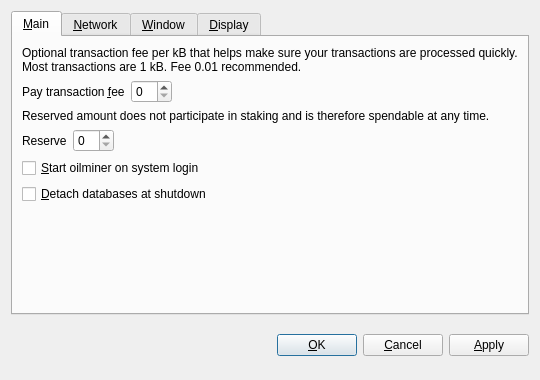
<?xml version="1.0" encoding="UTF-8"?>
<ui version="4.0">
 <class>OptionsDialog</class>
 <widget class="QDialog" name="OptionsDialog">
  <property name="geometry">
   <rect>
    <x>0</x>
    <y>0</y>
    <width>540</width>
    <height>380</height>
   </rect>
  </property>
  <property name="windowTitle">
   <string>Options</string>
  </property>
  <property name="modal">
   <bool>true</bool>
  </property>
  <layout class="QVBoxLayout" name="verticalLayout">
   <item>
    <widget class="QTabWidget" name="tabWidget">
     <property name="tabPosition">
      <enum>QTabWidget::North</enum>
     </property>
     <property name="currentIndex">
      <number>0</number>
     </property>
     <widget class="QWidget" name="tabMain">
      <attribute name="title">
       <string>&amp;Main</string>
      </attribute>
      <layout class="QVBoxLayout" name="verticalLayout_Main">
       <item>
        <widget class="QLabel" name="transactionFeeInfoLabel">
         <property name="text">
          <string>Optional transaction fee per kB that helps make sure your transactions are processed quickly. Most transactions are 1 kB. Fee 0.01 recommended.</string>
         </property>
         <property name="textFormat">
          <enum>Qt::PlainText</enum>
         </property>
         <property name="wordWrap">
          <bool>true</bool>
         </property>
        </widget>
       </item>
       <item>
        <layout class="QHBoxLayout" name="horizontalLayoutFee">
         <item>
          <widget class="QLabel" name="transactionFeeLabel">
           <property name="text">
            <string>Pay transaction &amp;fee</string>
           </property>
           <property name="textFormat">
            <enum>Qt::PlainText</enum>
           </property>
           <property name="buddy">
            <cstring>transactionFee</cstring>
           </property>
          </widget>
         </item>
         <item>
          <widget class="BitcoinAmountField" name="transactionFee"/>
         </item>
         <item>
          <spacer name="horizontalSpacerFee">
           <property name="orientation">
            <enum>Qt::Horizontal</enum>
           </property>
           <property name="sizeHint" stdset="0">
            <size>
             <width>40</width>
             <height>20</height>
            </size>
           </property>
          </spacer>
         </item>
        </layout>
       </item>
       <item>
        <widget class="QLabel" name="reserveBalanceInfoLabel">
         <property name="text">
          <string>Reserved amount does not participate in staking and is therefore spendable at any time.</string>
         </property>
         <property name="textFormat">
          <enum>Qt::PlainText</enum>
         </property>
         <property name="wordWrap">
          <bool>true</bool>
         </property>
        </widget>
       </item>
       <item>
        <layout class="QHBoxLayout" name="horizontalLayoutReserveBalance">
         <item>
          <widget class="QLabel" name="reserveBalanceLabel">
           <property name="text">
            <string>Reserve</string>
           </property>
           <property name="textFormat">
            <enum>Qt::PlainText</enum>
           </property>
           <property name="buddy">
            <cstring>reserveBalance</cstring>
           </property>
          </widget>
         </item>
         <item>
          <widget class="BitcoinAmountField" name="reserveBalance"/>
         </item>
         <item>
          <spacer name="horizontalSpacerReserveBalance">
           <property name="orientation">
            <enum>Qt::Horizontal</enum>
           </property>
           <property name="sizeHint" stdset="0">
            <size>
             <width>40</width>
             <height>20</height>
            </size>
           </property>
          </spacer>
         </item>
        </layout>
       </item>
       <item>
        <widget class="QCheckBox" name="bitcoinAtStartup">
         <property name="toolTip">
          <string>Automatically start oilminer after logging in to the system.</string>
         </property>
         <property name="text">
          <string>&amp;Start oilminer on system login</string>
         </property>
        </widget>
       </item>
       <item>
        <widget class="QCheckBox" name="detachDatabases">
         <property name="toolTip">
          <string>Detach block and address databases at shutdown. This means they can be moved to another data directory, but it slows down shutdown. The wallet is always detached.</string>
         </property>
         <property name="text">
          <string>&amp;Detach databases at shutdown</string>
         </property>
        </widget>
       </item>
       <item>
        <spacer name="verticalSpacer_Main">
         <property name="orientation">
          <enum>Qt::Vertical</enum>
         </property>
         <property name="sizeHint" stdset="0">
          <size>
           <width>20</width>
           <height>40</height>
          </size>
         </property>
        </spacer>
       </item>
      </layout>
     </widget>
     <widget class="QWidget" name="tabNetwork">
      <attribute name="title">
       <string>&amp;Network</string>
      </attribute>
      <layout class="QVBoxLayout" name="verticalLayout_Network">
       <item>
        <widget class="QCheckBox" name="mapPortUpnp">
         <property name="toolTip">
          <string>Automatically open the oilminer client port on the router. This only works when your router supports UPnP and it is enabled.</string>
         </property>
         <property name="text">
          <string>Map port using &amp;UPnP</string>
         </property>
        </widget>
       </item>
       <item>
        <widget class="QCheckBox" name="connectSocks">
         <property name="toolTip">
          <string>Connect to the oilminer network through a SOCKS proxy (e.g. when connecting through Tor).</string>
         </property>
         <property name="text">
          <string>&amp;Connect through SOCKS proxy:</string>
         </property>
        </widget>
       </item>
       <item>
        <layout class="QHBoxLayout" name="horizontalLayout_Network">
         <item>
          <widget class="QLabel" name="proxyIpLabel">
           <property name="text">
            <string>Proxy &amp;IP:</string>
           </property>
           <property name="textFormat">
            <enum>Qt::PlainText</enum>
           </property>
           <property name="buddy">
            <cstring>proxyIp</cstring>
           </property>
          </widget>
         </item>
         <item>
          <widget class="QValidatedLineEdit" name="proxyIp">
           <property name="maximumSize">
            <size>
             <width>140</width>
             <height>16777215</height>
            </size>
           </property>
           <property name="toolTip">
            <string>IP address of the proxy (e.g. 127.0.0.1)</string>
           </property>
          </widget>
         </item>
         <item>
          <widget class="QLabel" name="proxyPortLabel">
           <property name="text">
            <string>&amp;Port:</string>
           </property>
           <property name="textFormat">
            <enum>Qt::PlainText</enum>
           </property>
           <property name="buddy">
            <cstring>proxyPort</cstring>
           </property>
          </widget>
         </item>
         <item>
          <widget class="QLineEdit" name="proxyPort">
           <property name="maximumSize">
            <size>
             <width>55</width>
             <height>16777215</height>
            </size>
           </property>
           <property name="toolTip">
            <string>Port of the proxy (e.g. 9050)</string>
           </property>
          </widget>
         </item>
         <item>
          <widget class="QLabel" name="socksVersionLabel">
           <property name="text">
            <string>SOCKS &amp;Version:</string>
           </property>
           <property name="textFormat">
            <enum>Qt::PlainText</enum>
           </property>
           <property name="buddy">
            <cstring>socksVersion</cstring>
           </property>
          </widget>
         </item>
         <item>
          <widget class="QValueComboBox" name="socksVersion">
           <property name="toolTip">
            <string>SOCKS version of the proxy (e.g. 5)</string>
           </property>
          </widget>
         </item>
         <item>
          <spacer name="horizontalSpacer_Network">
           <property name="orientation">
            <enum>Qt::Horizontal</enum>
           </property>
           <property name="sizeHint" stdset="0">
            <size>
             <width>40</width>
             <height>20</height>
            </size>
           </property>
          </spacer>
         </item>
        </layout>
       </item>
       <item>
        <spacer name="verticalSpacer_Network">
         <property name="orientation">
          <enum>Qt::Vertical</enum>
         </property>
         <property name="sizeHint" stdset="0">
          <size>
           <width>20</width>
           <height>40</height>
          </size>
         </property>
        </spacer>
       </item>
      </layout>
     </widget>
     <widget class="QWidget" name="tabWindow">
      <attribute name="title">
       <string>&amp;Window</string>
      </attribute>
      <layout class="QVBoxLayout" name="verticalLayout_Window">
       <item>
        <widget class="QCheckBox" name="minimizeToTray">
         <property name="toolTip">
          <string>Show only a tray icon after minimizing the window.</string>
         </property>
         <property name="text">
          <string>&amp;Minimize to the tray instead of the taskbar</string>
         </property>
        </widget>
       </item>
       <item>
        <widget class="QCheckBox" name="minimizeOnClose">
         <property name="toolTip">
          <string>Minimize instead of exit the application when the window is closed. When this option is enabled, the application will be closed only after selecting Quit in the menu.</string>
         </property>
         <property name="text">
          <string>M&amp;inimize on close</string>
         </property>
        </widget>
       </item>
       <item>
        <spacer name="verticalSpacer_Window">
         <property name="orientation">
          <enum>Qt::Vertical</enum>
         </property>
         <property name="sizeHint" stdset="0">
          <size>
           <width>20</width>
           <height>40</height>
          </size>
         </property>
        </spacer>
       </item>
      </layout>
     </widget>
     <widget class="QWidget" name="tabDisplay">
      <attribute name="title">
       <string>&amp;Display</string>
      </attribute>
      <layout class="QVBoxLayout" name="verticalLayout_Display">
       <item>
        <layout class="QHBoxLayout" name="horizontalLayout_1_Display">
         <item>
          <widget class="QLabel" name="langLabel">
           <property name="text">
            <string>User Interface &amp;language:</string>
           </property>
           <property name="textFormat">
            <enum>Qt::PlainText</enum>
           </property>
           <property name="buddy">
            <cstring>lang</cstring>
           </property>
          </widget>
         </item>
         <item>
          <widget class="QValueComboBox" name="lang">
           <property name="toolTip">
            <string>The user interface language can be set here. This setting will take effect after restarting oilminer.</string>
           </property>
          </widget>
         </item>
        </layout>
       </item>
       <item>
        <layout class="QHBoxLayout" name="horizontalLayout_2_Display">
         <item>
          <widget class="QLabel" name="unitLabel">
           <property name="text">
            <string>&amp;Unit to show amounts in:</string>
           </property>
           <property name="textFormat">
            <enum>Qt::PlainText</enum>
           </property>
           <property name="buddy">
            <cstring>unit</cstring>
           </property>
          </widget>
         </item>
         <item>
          <widget class="QValueComboBox" name="unit">
           <property name="toolTip">
            <string>Choose the default subdivision unit to show in the interface and when sending coins.</string>
           </property>
          </widget>
         </item>
        </layout>
       </item>
       <item>
        <widget class="QCheckBox" name="displayAddresses">
         <property name="toolTip">
          <string>Whether to show oilminer addresses in the transaction list or not.</string>
         </property>
         <property name="text">
          <string>&amp;Display addresses in transaction list</string>
         </property>
        </widget>
       </item>
       <item>
        <widget class="QCheckBox" name="coinControlFeatures">
         <property name="toolTip">
          <string>Whether to show coin control features or not.</string>
         </property>
         <property name="text">
          <string>Display coin &amp;control features (experts only!)</string>
         </property>
        </widget>
       </item>
       <item>
        <spacer name="verticalSpacer_Display">
         <property name="orientation">
          <enum>Qt::Vertical</enum>
         </property>
         <property name="sizeHint" stdset="0">
          <size>
           <width>20</width>
           <height>40</height>
          </size>
         </property>
        </spacer>
       </item>
      </layout>
     </widget>
    </widget>
   </item>
   <item>
    <layout class="QHBoxLayout" name="horizontalLayout_Buttons">
     <item>
      <spacer name="horizontalSpacer_1">
       <property name="orientation">
        <enum>Qt::Horizontal</enum>
       </property>
       <property name="sizeHint" stdset="0">
        <size>
         <width>40</width>
         <height>48</height>
        </size>
       </property>
      </spacer>
     </item>
     <item>
      <widget class="QLabel" name="statusLabel">
       <property name="font">
        <font>
         <weight>75</weight>
         <bold>true</bold>
        </font>
       </property>
       <property name="text">
        <string/>
       </property>
       <property name="textFormat">
        <enum>Qt::PlainText</enum>
       </property>
       <property name="wordWrap">
        <bool>true</bool>
       </property>
      </widget>
     </item>
     <item>
      <spacer name="horizontalSpacer_2">
       <property name="orientation">
        <enum>Qt::Horizontal</enum>
       </property>
       <property name="sizeHint" stdset="0">
        <size>
         <width>40</width>
         <height>48</height>
        </size>
       </property>
      </spacer>
     </item>
     <item>
      <widget class="QPushButton" name="okButton">
       <property name="text">
        <string>&amp;OK</string>
       </property>
      </widget>
     </item>
     <item>
      <widget class="QPushButton" name="cancelButton">
       <property name="text">
        <string>&amp;Cancel</string>
       </property>
       <property name="autoDefault">
        <bool>false</bool>
       </property>
      </widget>
     </item>
     <item>
      <widget class="QPushButton" name="applyButton">
       <property name="text">
        <string>&amp;Apply</string>
       </property>
       <property name="autoDefault">
        <bool>false</bool>
       </property>
      </widget>
     </item>
    </layout>
   </item>
  </layout>
 </widget>
 <customwidgets>
  <customwidget>
   <class>BitcoinAmountField</class>
   <extends>QSpinBox</extends>
   <header>bitcoinamountfield.h</header>
  </customwidget>
  <customwidget>
   <class>QValueComboBox</class>
   <extends>QComboBox</extends>
   <header>qvaluecombobox.h</header>
  </customwidget>
  <customwidget>
   <class>QValidatedLineEdit</class>
   <extends>QLineEdit</extends>
   <header>qvalidatedlineedit.h</header>
  </customwidget>
 </customwidgets>
 <resources/>
 <connections/>
</ui>
